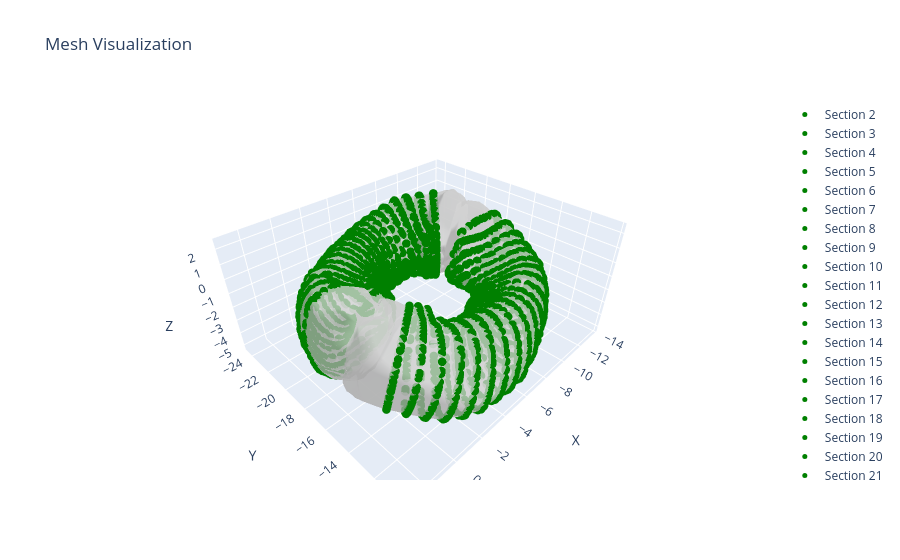
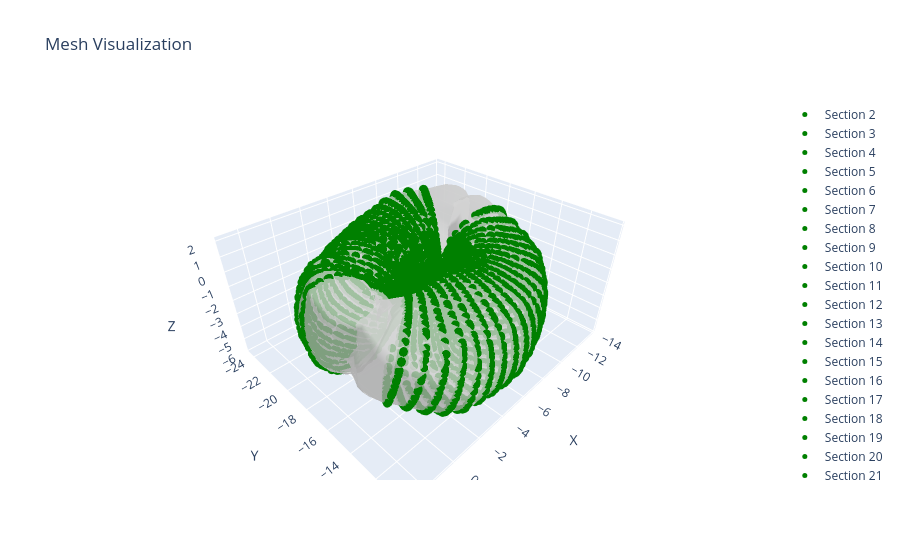
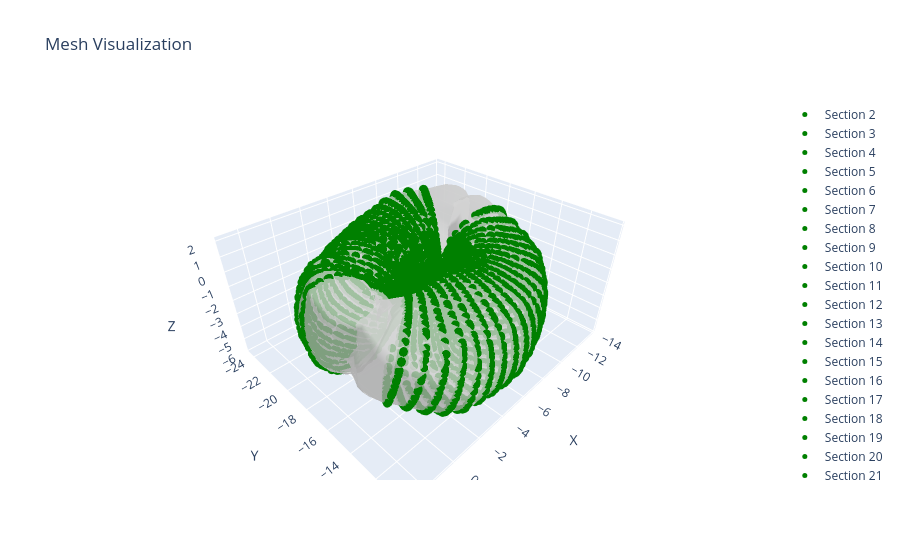

Source (notebook cell) for these figures, in order:
### Code cell
import trimesh

inner_mesh_obj = trimesh.load(inner_mesh)
outer_mesh_obj = trimesh.load(outer_mesh)

csh.visualize_mesh(inner_mesh_obj, section_traces_inner_left + section_traces_inner_right)
csh.visualize_mesh(outer_mesh_obj, section_traces_outer_left + section_traces_outer_right)
